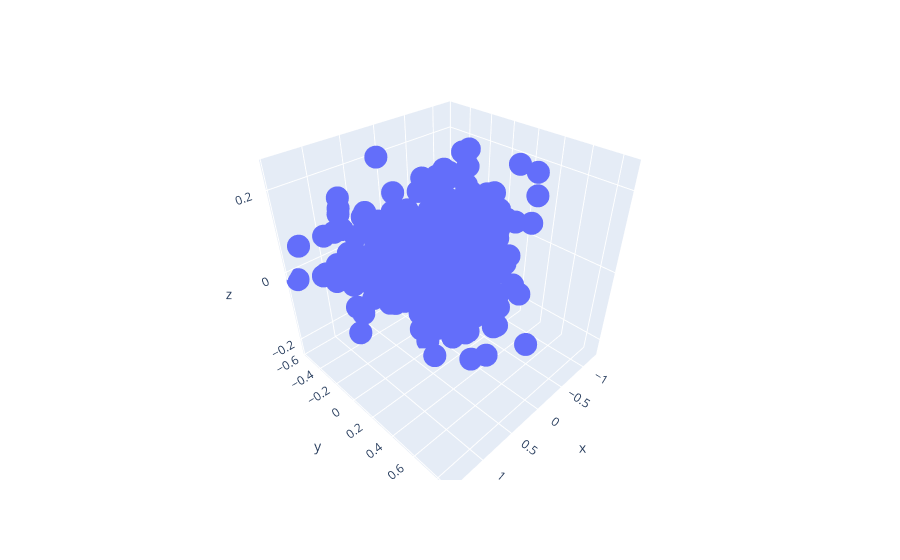

This figure's notebook cell:
### Markdown cell above
### Embedding Dimesions

### Code cell
import plotly.express as px

words = list(tokenizer.word_index.keys())
fig = px.scatter_3d(
    data_frame=word_emb_df,
    x=three_d[:VOCAB_SIZE-1, 0],
    y=three_d[:VOCAB_SIZE-1, 1],
    z=three_d[:VOCAB_SIZE-1, 2],
    hover_data=['word'] 
)

fig.show()

### Figure 1 — Plotly figure (JSON) as saved in the notebook; plotly's stock layout.template omitted (floating-point values rounded to 4 significant figures; data arrays with more than 128 entries replaced by an {"elided": "..."} marker saying what was removed)
{"data": [{"customdata": {"elided": "499x1 str values"}, "hovertemplate": "x=%{x}<br>y=%{y}<br>z=%{z}<br>word=%{customdata[0]}<extra></extra>", "legendgroup": "", "marker": {"color": "#636efa", "symbol": "circle"}, "mode": "markers", "name": "", "scene": "scene", "showlegend": false, "type": "scatter3d", "x": {"elided": "499 float values"}, "y": {"elided": "499 float values"}, "z": {"elided": "499 float values"}}], "layout": {"legend": {"tracegroupgap": 0}, "margin": {"t": 60}, "scene": {"domain": {"x": [0, 1], "y": [0, 1]}, "xaxis": {"title": {"text": "x"}}, "yaxis": {"title": {"text": "y"}}, "zaxis": {"title": {"text": "z"}}}}}
